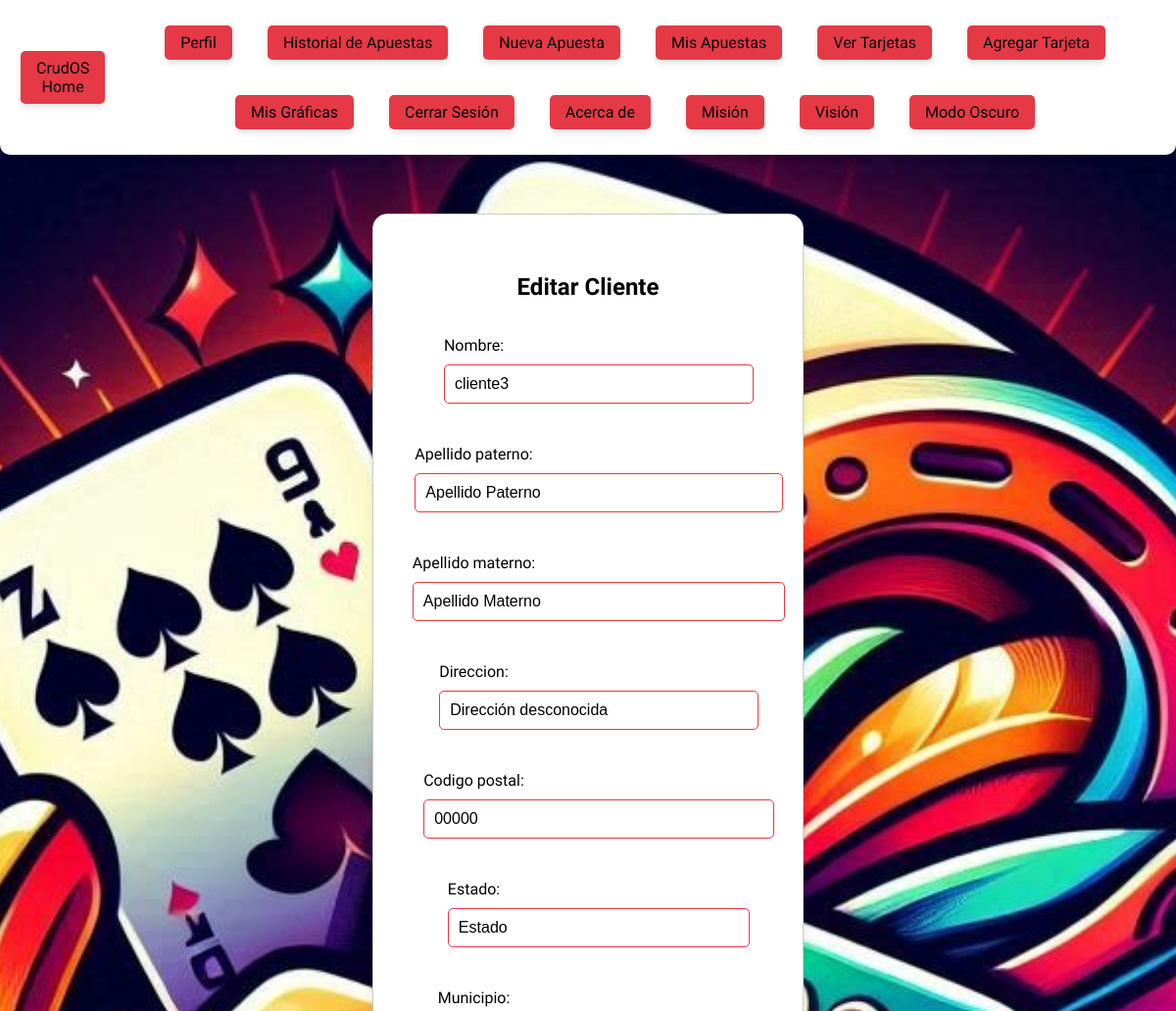
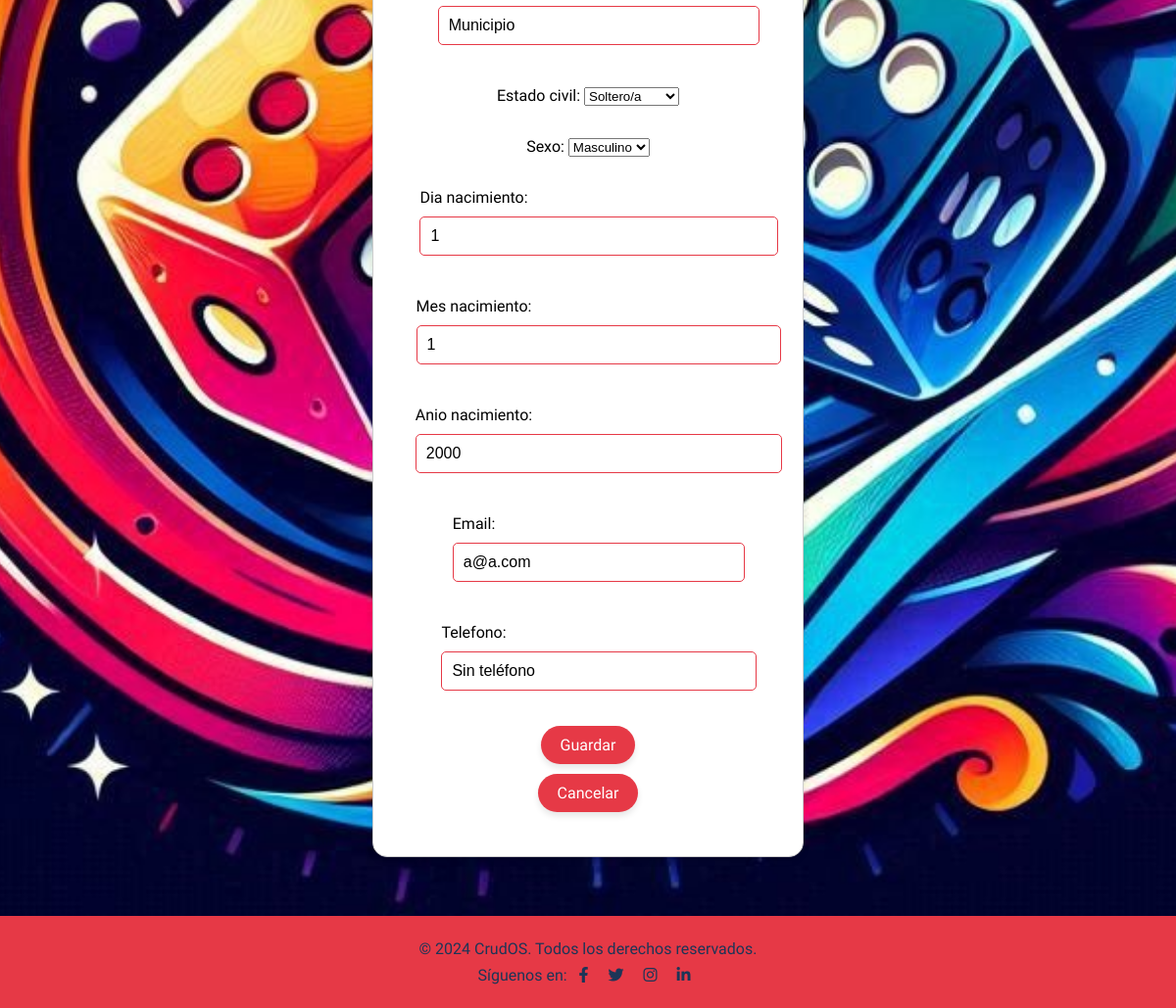
The page /clientes/cliente/1/editar/ (signed in) on the database as committed earlier (2 pictures, top to bottom).
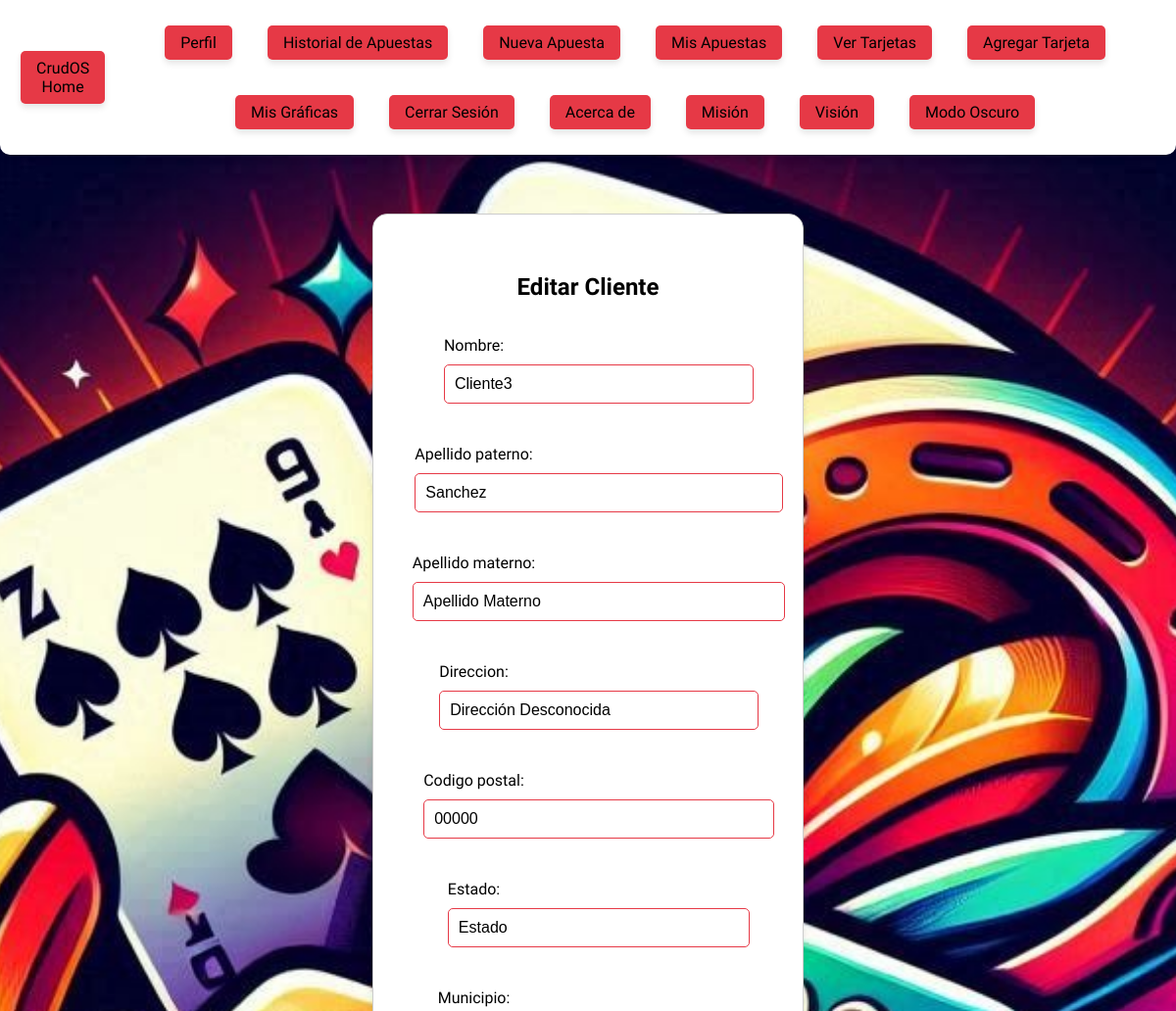
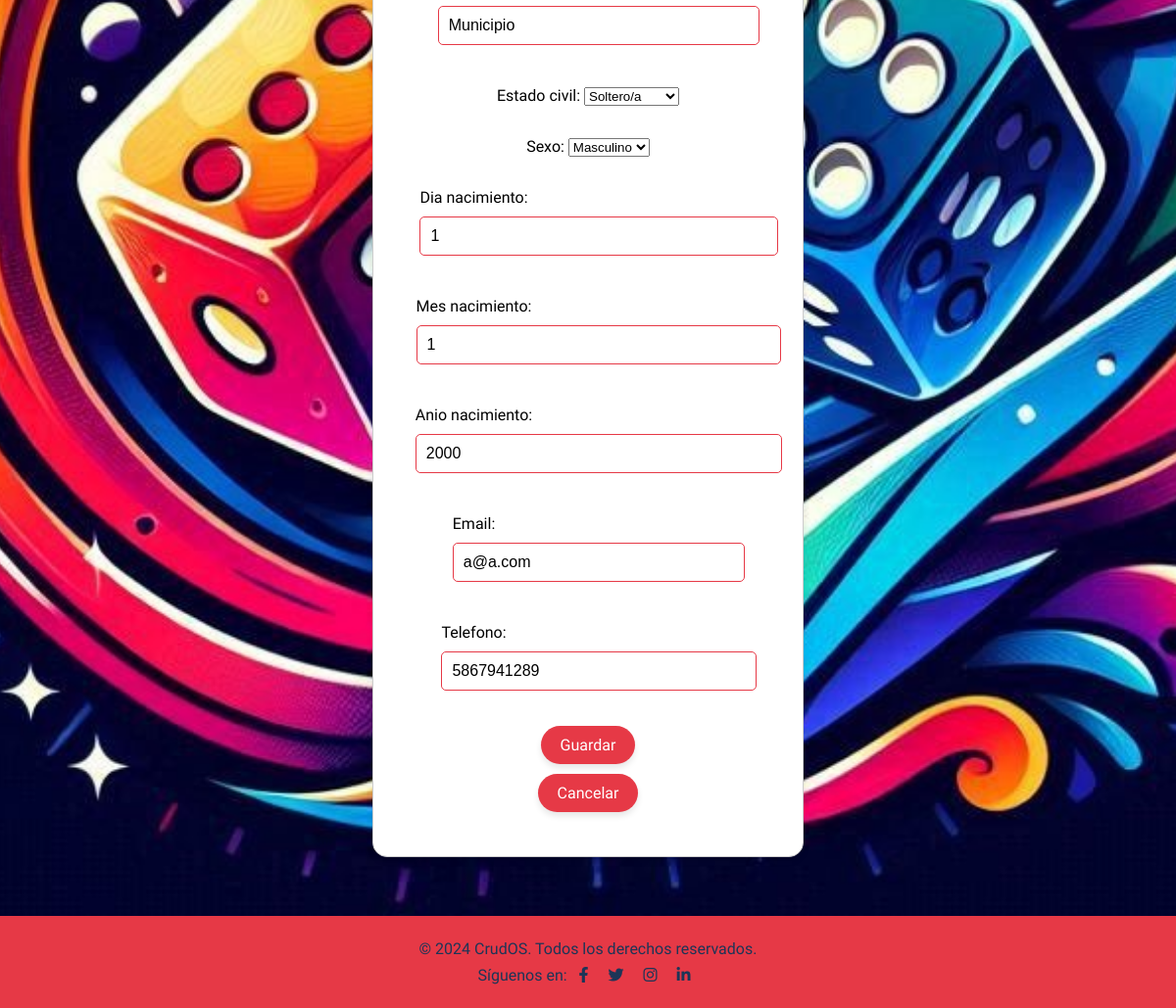
The same page on the database as committed later (2 pictures, top to bottom).
### clientes/models.py (models this page shows, shortened)
class Cliente(models.Model):
    SEXO_CHOICES = [
        ('M', 'Masculino'),
        ('F', 'Femenino'),
        ('O', 'Otro'),
    ]
    ESTADO_CIVIL_CHOICES = [
        ('S', 'Soltero/a'),
        ('C', 'Casado/a'),
        ('D', 'Divorciado/a'),
        ('V', 'Viudo/a'),
    ]
    user = models.OneToOneField(User, on_delete=models.CASCADE)  # Relación uno a uno con el modelo User
    nombre = models.CharField(max_length=100)  # Nombre del cliente
    apellido_paterno = models.CharField(max_length=100, default='Apellido Paterno')  # Apellido paterno del cliente
    apellido_materno = models.CharField(max_length=100, default='Apellido Materno')  # Apellido materno del cliente
    direccion = models.CharField(max_length=255, default='Dirección desconocida')  # Dirección del cliente
    codigo_postal = models.CharField(max_length=10, default='00000')  # Código postal del cliente
    estado = models.CharField(max_length=100, default='Estado')  # Estado donde reside el cliente
    municipio = models.CharField(max_length=100, default='Municipio')  # Municipio donde reside el cliente
    estado_civil = models.CharField(max_length=1, choices=ESTADO_CIVIL_CHOICES, default='S')  # Estado civil del cliente
    sexo = models.CharField(max_length=1, choices=SEXO_CHOICES, default='M')  # Sexo del cliente
    dia_nacimiento = models.IntegerField(default=1)  # Día de nacimiento del cliente
    mes_nacimiento = models.IntegerField(default=1)  # Mes de nacimiento del cliente
    anio_nacimiento = models.IntegerField(default=2000)  # Año de nacimiento del cliente
    email = models.EmailField(unique=True)  # Email del cliente
    telefono = models.CharField(max_length=15, default='Sin teléfono', validators=[RegexValidator(regex=r'^\+?1?\d{9,15}$')])  # Teléfono del cliente
    fecha_registro = models.DateTimeField(auto_now_add=True)  # Fecha de registro del cliente
    class Meta:
        indexes = [
            models.Index(fields=['email']),
            models.Index(fields=['telefono']),
        ]

### clientes/views.py (the view)
# urls.py: path('cliente/<int:id>/editar/', views.cliente_update, name='cliente_update'),  # Editar un cliente existente
@login_required
def cliente_update(request, id):
    cliente = get_object_or_404(Cliente, id=id)
    if request.user.is_staff or cliente.user == request.user:
        if request.method == 'POST':
            form = ClienteForm(request.POST, instance=cliente)
            if form.is_valid():
                form.save()
                messages.success(request, 'Cliente actualizado exitosamente.')
                return redirect('clientes_list')
            else:
                messages.error(request, 'Error en el formulario. Por favor, revisa los datos.')
        else:
            form = ClienteForm(instance=cliente)
        return render(request, 'clientes/cliente_form.html', {'form': form})
    else:
        return redirect('clientes_list')

### clientes/forms.py (shortened to what this page needs)
class ClienteForm(forms.ModelForm):
    class Meta:
        model = Cliente
        fields = [
            'nombre', 'apellido_paterno', 'apellido_materno', 'direccion',
            'codigo_postal', 'estado', 'municipio', 'estado_civil', 'sexo',
            'dia_nacimiento', 'mes_nacimiento', 'anio_nacimiento', 'email', 'telefono'
        ]

### clientes/templates/clientes/cliente_form.html (shortened to what this page needs)
{% extends 'clientes/base.html' %}
{% block content %}
<div class="form-container">
    <h2>{{ form.instance.id|yesno:"Editar Cliente,Nuevo Cliente" }}</h2>
    <form method="post" class="form">
        {{ form.as_p }}
        <button type="submit" class="button">Guardar</button>
        <button type="button" class="nav-button cancel-button" onclick="location.href='{% url 'clientes_list' %}'">Cancelar</button>
    </form>
</div>
{% endblock %}

Rows that differ between the two databases and show on the page:
changed Cliente "Editar Cliente": nombre "cliente3" → "Cliente3"; apellido_paterno "Apellido Paterno" → "Sanchez"; direccion "Dirección desconocida" → "Dirección Desconocida"; telefono "Sin teléfono" → "5867941289"
